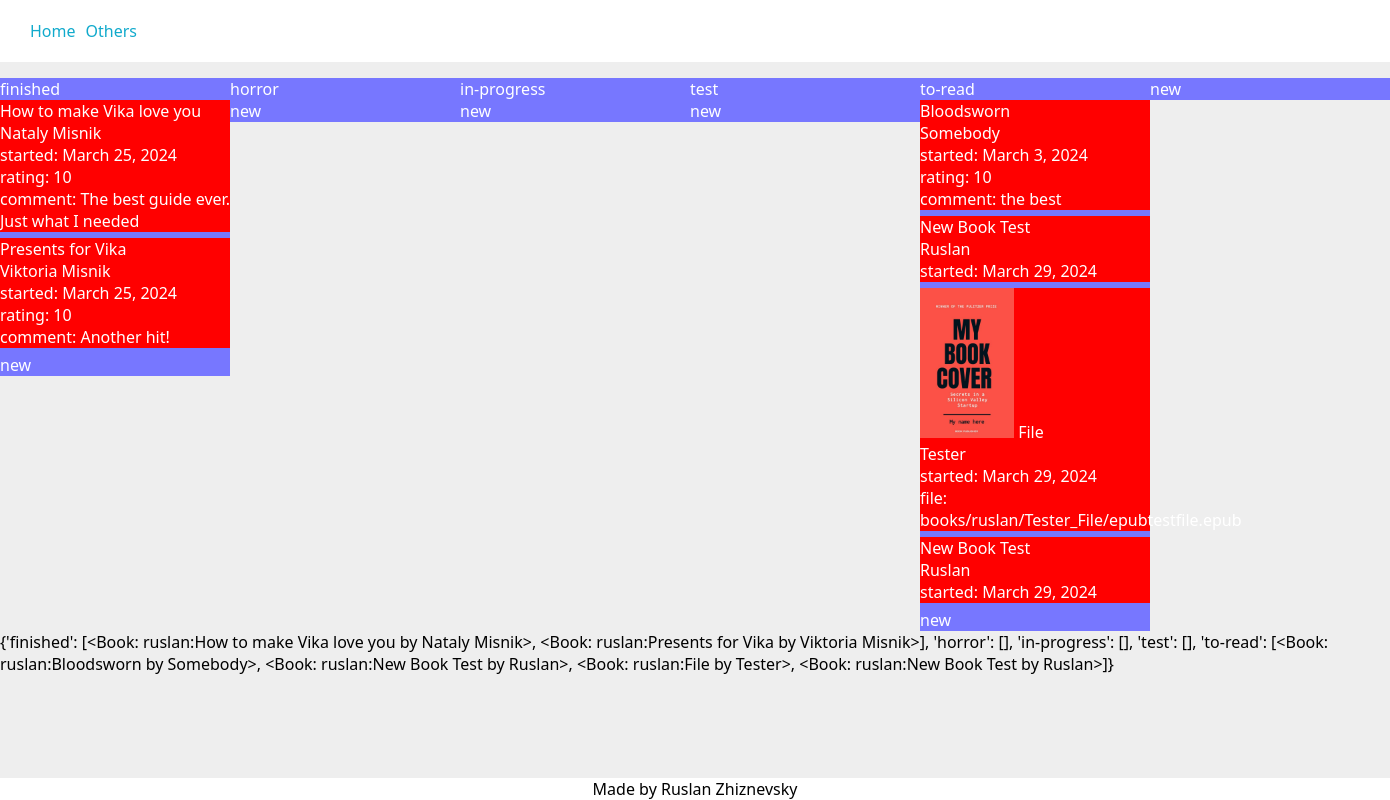
The page / (signed in) on the database as committed earlier.
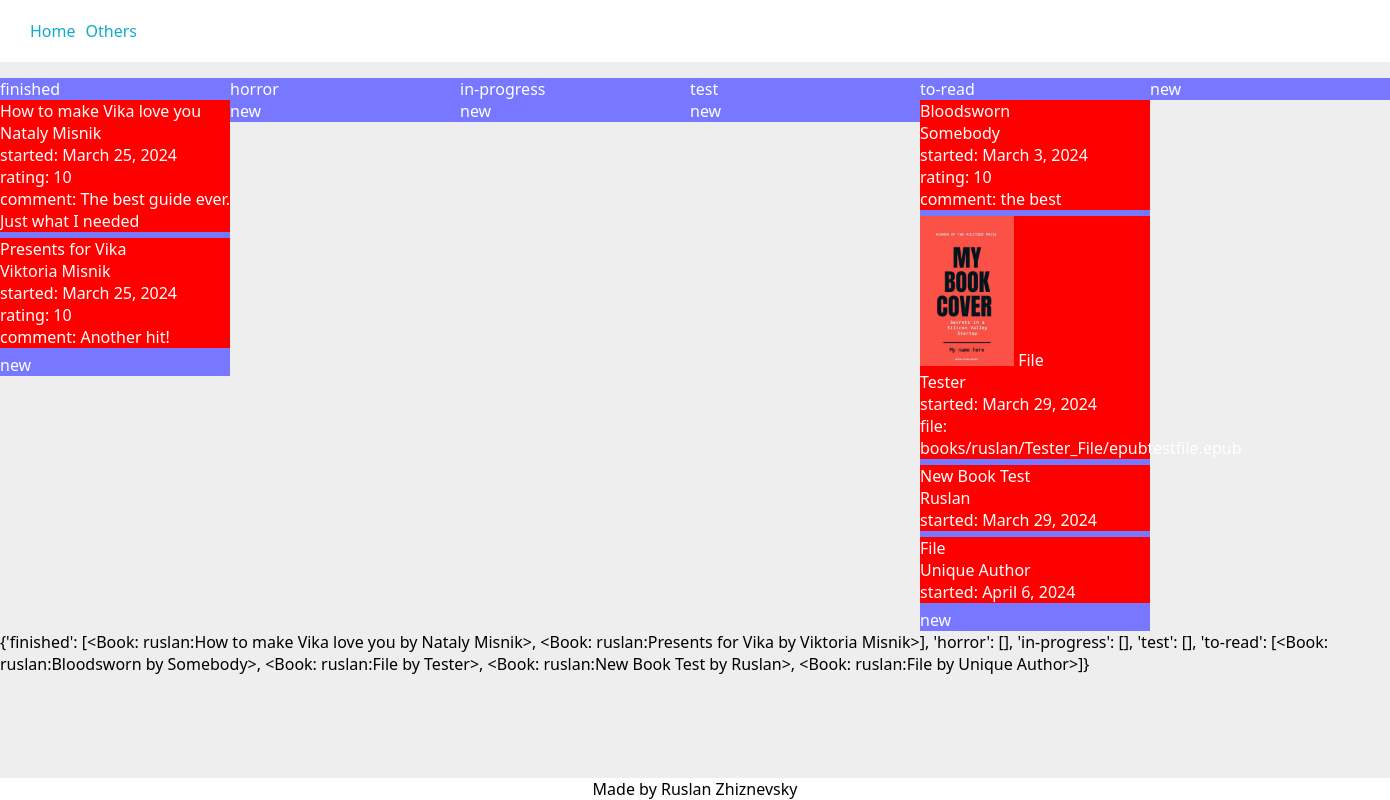
The same page on the database as committed later.
### library/models.py (models this page shows, shortened)
class UserCategory(models.Model):
    user = models.ForeignKey(
        settings.AUTH_USER_MODEL,
        verbose_name="user",
        help_text="user, to whom add category",
        on_delete=models.CASCADE,
        related_name="user_categories",
        related_query_name="user_category",
    )
    category_name = models.CharField(
        verbose_name="category",
        help_text="category of the book(fantasy, horror, etc.)",
        max_length=20,
        blank=False,
        null=False,
    )
    class Meta:
        constraints = [
            models.UniqueConstraint(
                name="%(app_label)s_%(class)s_user_and_category_unique",
                fields=["user", "category_name"]
            )
        ]

class Book(models.Model):
    user = models.ForeignKey(
        settings.AUTH_USER_MODEL,
        verbose_name="user",
        help_text="user who has this book in their library",
        on_delete=models.CASCADE,
        related_name="books",
        related_query_name="book",
        null=False,
        blank=False,
    )
    title = models.CharField(
        verbose_name="title",
        help_text="title of the book",
        max_length=60,
        blank=True,
        null=False,
        unique=False,
    )
    author = models.CharField(
        verbose_name="author",
        help_text="author of the book",
        max_length=60,
        blank=True,
        null=False,
        unique=False,
    )
    started = models.DateField(
        verbose_name="started",
        help_text="date when started reading",
        default=datetime.date.today,
        editable=True,
        blank=True,
        null=True,
    )
    finished = models.DateField(
        verbose_name="finished",
        help_text="date when finished reading",
        editable=True,
        blank=True,
        null=True,
        default=None,
    )
    rating = models.PositiveIntegerField(
        verbose_name="rating",
        help_text="book rating from 1 to 10",
        blank=True,
        null=True,
        default=None,
        validators=[MaxValueValidator(10), MinValueValidator(1)],
    )
    comment = models.TextField(
        verbose_name="comment",
        help_text="comment on this book. Is it bad? Good?",
        blank=True,
    )
    category = models.ForeignKey(
        "UserCategory",
        on_delete=models.CASCADE,
        verbose_name="category",
    )
    def _get_bookfile_upload_path(instance, filename):
        return f"books/{instance.user}/{instance.author}_{instance.title}/{filename}"
    file = models.FileField(
        verbose_name="book file",
        help_text="book file to upload",
        upload_to=_get_bookfile_upload_path,
        blank=True,
        null=True,
        default=None,
    )
    def _get_coverfile_upload_path(instance, filename):
        return f"books/{instance.user}/{instance.author}_{instance.title}/{filename}"
    cover = models.ImageField(
        verbose_name="cover image",
        help_text="image of the cover of the book",
        upload_to=_get_coverfile_upload_path,
        blank=True,
        null=True,
        default=None,
    )
    def __str__(self):
        return f"{self.user}:{self.title} by {self.author}"
    class Meta:
        constraints = [
            models.CheckConstraint(
                check=~models.Q(started__gt=models.F("finished")),
                name="%(app_label)s_%(class)s_finished_before_started"
            ),
            models.UniqueConstraint(
                fields=["user", "title", "author"],
                name="%(app_label)s_%(class)s_user_title_author_unique",
            )
        ]

### users/models.py (models this page shows)
class User(AbstractBaseUser, PermissionsMixin):
    def get_profile_picture_upload_path(instance, filename):
        return f"profile_pictures/{instance.username}/{filename}"
    username = models.CharField(
        verbose_name="username",
        primary_key=True,
        unique=True,
        blank=False,
        null=False,     # don't set True if blank=True
        max_length=20,
        help_text="unique username",
        validators=[MinLengthValidator(3)],
    )
    email = models.EmailField(
        verbose_name="email",
        help_text="active email for connection with this account",
        max_length=255,
        unique=True,
        blank=False,
        null=False,
    )
    profile_picture = models.ImageField(
        verbose_name="profile picture",
        help_text="profile picture",
        upload_to=get_profile_picture_upload_path,
        max_length=255,
        blank=True,
        null=True,
        default=None,
    )
    to_show = models.BooleanField(
        verbose_name="to show",
        help_text="if this flag is set to False "
                  "user won't be listed in any public listings",
        default=True,
    )
    is_active = models.BooleanField(default=True)
    is_staff = models.BooleanField(default=False)
    USERNAME_FIELD = "username"
    EMAIL_FIELD = "email"
    REQUIRED_FIELDS = ["email"]
    objects = UserManager()
    def __str__(self):
        return self.username

### library/views.py (the view)
# urls.py: path("", views.all_books, name="your_all_books"),
@login_required  # login_url="/login/")
def all_books(request, username=None):
    if username is None:
        books_by_categories = _sort_user_books_by_categories(request.user)
        viewed_user = None
    else:
        viewed_user = User.objects.get(username=username)
        books_by_categories = _sort_user_books_by_categories(viewed_user)
    context = {
        "user": request.user,
        "viewed_user": viewed_user,
        "books_by_categories": books_by_categories,
    }
    return render(request, "all_books.html", context=context)

### library/views.py (called while the page is built)
def _sort_user_books_by_categories(user):
    books = user.books.all()
    books_by_categories = {}
    category_objs = UserCategory.objects.filter(user=user)
    for category in [category_obj.category_name for category_obj in category_objs]:
        books_by_categories[category] = []
    for book in books:
        category_obj = book.category
        books_by_categories[category_obj.category_name] += [book]
    return books_by_categories

### library/templates/all_books.html (shortened to what this page needs)
{% extends "base.html" %}
{% load static %}
{% block extra_css %}
<link rel="stylesheet" href="{% static 'library/all_books.css' %}">
{% endblock extra_css %}
{% block content %}
<div class="categories_conteiner">
    {% for category in books_by_categories.keys %}
    <div class="category_header col">
        {% if viewed_user  %}
            <a href="{% url 'someones_category' viewed_user.username category %}">{{ category }}</a>
        {% else %}
            <a href="{% url 'your_category' category %}">{{ category }}</a>
        {% endif %}
    </div>
    {% endfor %}
    <div class="categories_header col"><a href="{% url 'new_category' %}">new</a></div>
</div>
<div class="books_conteiner">
{% for books in books_by_categories.values %}
    <div class="books_list col">
        {% for book in books %}
            {% if viewed_user %}
            <a href="{% url 'someones_book' viewed_user.username book.title %}">
            {% else %}
            <a href="{% url 'your_book' book.title %}">
            {% endif %}
            <div class="book_block">
                {% if book.cover %}
                <img src="{{ book.cover.url }}">
                {% endif %}
                {% if book.title %}
                    {{ book.title }}<br>
                {% endif %}
                {% if book.author %}
                    {{ book.author }}<br>
                {% endif %}
                {% if book.started %}
                    started: {{ book.started }}<br>
                {% endif %}
                {% if book.rating %}
                    rating: {{ book.rating }}<br>
                {% endif %}
                {% if book.comment %}
                    comment: {{ book.comment }}<br>
                {% endif %}
                {% if book.file %}
                    file: {{ book.file }}
                {% endif %}
                </div>
            </a>
        {% endfor %}
        {% if viewed_user is None %}
            <a href="{% url 'new_book' %}">new</a>
        {% endif %}
    </div>
{% endfor %}
</div>
    {{ books_by_categories }}
{% endblock content %}

### library/templates/base.html (shortened to what this page needs)
{% load static %}
<!DOCTYPE html>
<html lang="en">
    <head>
        <link rel="stylesheet" href="{% static 'library/base.css' %}">
        {% block extra_css %}
        {% endblock extra_css %}
    </head>
    <body>
        <header>
            {% block header %}
            <nav id="nav_top">
                <ul>
                    <li><a href="{% url 'your_all_books' %}">Home</a></li>
                    <li><a href="{% url 'users_list' %}">Others</a></li>
                </ul>
            </nav>
            {% endblock header %}
        </header>
        <main>
            {% block content %}
            {% endblock content %}
        </main>
        {% block footer %}
        <footer>
            Made by Ruslan Zhiznevsky
        </footer>
        {% endblock footer %}
    </body>
</html>

### library/static/library/base.css (style rules this page uses)
html { margin: 0; padding: 0; scroll-behavior: smooth; }
body { font-family: 'Segoe UI', Tahoma, Geneva, Verdana, sans-serif; margin: 0; padding: 0; box-sizing: border-box; background: #eee; }
header { position: fixed; top: 0; width: 100vw; }
#nav_top { background-color: #fff; }
#nav_top ul { display: flex; justify-content: flex-start; padding: 20px; margin: auto; }
li { list-style: none; padding-left: 10px; }
main { width: min-content; min-width: 100vw; padding-top: 78px; }
header a { text-decoration: none; color: #1ac }
a { text-decoration: none; color: white; }
footer { position: fixed; background: #fff; bottom: 0; width: 100vw; text-align: center; }

### library/static/library/all_books.css (style rules this page uses)
.categories_conteiner { display: flex; flex-direction: row; align-items: flex-start; position: sticky; top: 78px; background-color: #77f; }
img { height: 150px; align-items: center; }
.books_conteiner { display: flex; flex-direction: row; align-items: flex-start; }
.books_list { background-color: #77f; min-height: 100%; }
.col { width: 230px; flex-shrink: 0; }
.book_block { background-color: red; margin-bottom: 6px; }

Rows that differ between the two databases and show on the page:
removed Book: title "New Book Test", author "Ruslan", started "March 29, 2024"
computed for Book "How to make Vika love you": user+title+author "…ruslan:Bloodsworn by Somebody>, <Book: ruslan:New Book Test by Ruslan>, <Book: ruslan:File by Tester>, <Book: ruslan:New Book Test by Ruslan>]}" → "…ruslan:Bloodsworn by Somebody>, <Book: ruslan:File by Tester>, <Book: ruslan:New Book Test by Ruslan>, <Book: ruslan:File by Unique Author>]}"
added Book: title "File", author "Unique Author", started "April 6, 2024"
